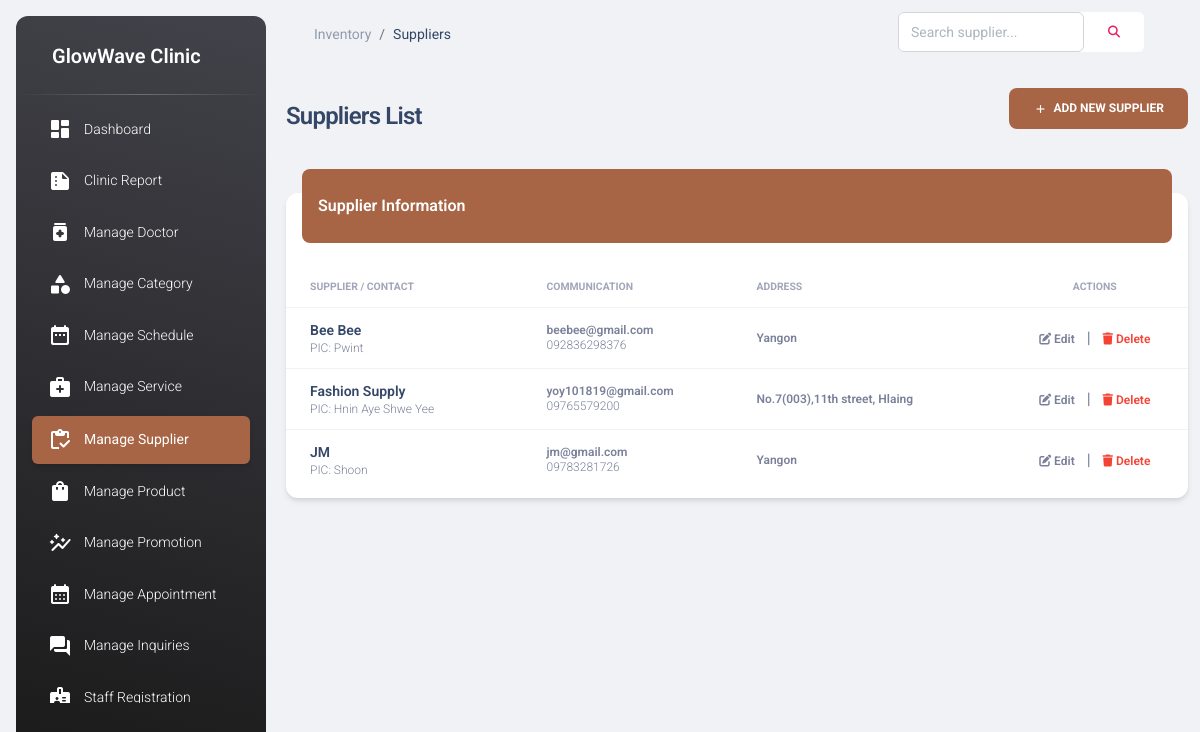
Page /pages/Supplier_Entry.php (signed in) on the committed database.
### tables this page shows
CREATE TABLE `supplier` (
  `supplierID` int(11) NOT NULL,
  `supplierName` varchar(150) NOT NULL,
  `supplierAddress` text NOT NULL,
  `supplierEmail` varchar(100) NOT NULL,
  `supplierPhone` varchar(20) NOT NULL,
  `contactName` varchar(100) NOT NULL
);

### pages/Supplier_Entry.php (the view, shortened to what this page needs)
<?php
include('connect.php');
 ?>
<!DOCTYPE html>
<html lang="en">
<head>
    <link rel="stylesheet" href="https://cdnjs.cloudflare.com/ajax/libs/font-awesome/6.5.2/css/all.min.css" />
    <link id="pagestyle" href="../assets/css/material-dashboard.css?v=3.1.0" rel="stylesheet" />
</head>
<body class="g-sidenav-show bg-gray-200">
<aside class="sidenav navbar navbar-vertical navbar-expand-xs border-0 border-radius-xl my-3 fixed-start ms-3 bg-gradient-dark" id="sidenav-main">
    <div class="sidenav-header">
        <div class="navbar-brand m-0">
            <span class="ms-1 font-weight-bold text-white" style="font-size: 20px;">GlowWave Clinic</span>
        </div>
    </div>
    <hr class="horizontal light mt-0 mb-2">
    <div class="collapse navbar-collapse w-auto" id="sidenav-collapse-main">
        <ul class="navbar-nav">
            <li class="nav-item">
                <a class="nav-link text-white" href="../pages/dashboard.php">
                    <div class="text-white text-center me-2 d-flex align-items-center justify-content-center">
                        <i class="material-icons-round opacity-10">dashboard</i>
                    </div>
                    <span class="nav-link-text ms-1">Dashboard</span>
                </a>
            </li>
            <li class="nav-item">
                <a class="nav-link text-white" href="../pages/Report_Revenue.php">
                    <div class="text-white text-center me-2 d-flex align-items-center justify-content-center">
                        <i class="material-icons-round opacity-10">summarize</i>
                    </div>
                    <span class="nav-link-text ms-1">Clinic Report</span>
                </a>
            </li>
            <li class="nav-item">
                <a class="nav-link text-white" href="../pages/Doctor_Entry.php">
                    <div class="text-white text-center me-2 d-flex align-items-center justify-content-center">
                        <i class="material-icons-round opacity-10">medication</i>
                    </div>
                    <span class="nav-link-text ms-1">Manage Doctor</span>
                </a>
            </li>
            <li class="nav-item">
                <a class="nav-link text-white" href="../pages/Category_Entry.php">
                    <div class="text-white text-center me-2 d-flex align-items-center justify-content-center">
                        <i class="material-icons-round opacity-10">category</i>
                    </div>
                    <span class="nav-link-text ms-1">Manage Category</span>
                </a>
            </li>
            <li class="nav-item">
                <a class="nav-link text-white" href="../pages/Schedule_Entry.php">
                    <div class="text-white text-center me-2 d-flex align-items-center justify-content-center">
                        <i class="material-icons-round opacity-10">date_range</i>
                    </div>
                    <span class="nav-link-text ms-1">Manage Schedule</span>
                </a>
            </li>
            <li class="nav-item">
                <a class="nav-link text-white" href="../pages/Treatment_Entry.php">
                    <div class="text-white text-center me-2 d-flex align-items-center justify-content-center">
                        <i class="material-icons-round opacity-10">medical_services</i>
                    </div>
                    <span class="nav-link-text ms-1">Manage Service</span>
                </a>
            </li>
            <li class="nav-item">
                <a class="nav-link text-white active bg-custom-brown" href="../pages/Supplier_Entry.php">
                    <div class="text-white text-center me-2 d-flex align-items-center justify-content-center">
                        <i class="material-icons-round opacity-10">inventory</i>
                    </div>
                    <span class="nav-link-text ms-1">Manage Supplier</span>
                </a>
            </li>
            <li class="nav-item">
                <a class="nav-link text-white" href="../pages/Product_Entry.php">
                    <div class="text-white text-center me-2 d-flex align-items-center justify-content-center">
                        <i class="material-icons-round opacity-10">shopping_bag</i>
                    </div>
                    <span class="nav-link-text ms-1">Manage Product</span>
                </a>
            </li>
            <li class="nav-item">
                <a class="nav-link text-white" href="../pages/Promotion_Entry.php">
                    <div class="text-white text-center me-2 d-flex align-items-center justify-content-center">
                        <i class="material-icons-round opacity-10">auto_graph</i>
                    </div>
                    <span class="nav-link-text ms-1">Manage Promotion</span>
                </a>
            </li>
            <li class="nav-item">
                <a class="nav-link text-white" href="../pages/Appointment_Manage.php">
                    <div class="text-white text-center me-2 d-flex align-items-center justify-content-center">
                        <i class="material-icons-round opacity-10">calendar_month</i>
                    </div>
                    <span class="nav-link-text ms-1">Manage Appointment</span>
                </a>
            </li>
            <li class="nav-item">
                <a class="nav-link text-white" href="../pages/Contact_Manage.php">
                    <div class="text-white text-center me-2 d-flex align-items-center justify-content-center">
                        <i class="material-icons-round opacity-10">forum</i>
                    </div>
                    <span class="nav-link-text ms-1">Manage Inquiries</span>
                </a>
            </li>
            <li class="nav-item">
                <a class="nav-link text-white" href="../pages/sign-up.php">
                    <div class="text-white text-center me-2 d-flex align-items-center justify-content-center">
                        <i class="material-icons-round opacity-10">badge</i>
                    </div>
                    <span class="nav-link-text ms-1">Staff Registration</span>
                </a>
            </li>
        </ul>
    </div>
</aside>
    <main class="main-content position-relative max-height-vh-100 h-100 border-radius-lg">
        <nav class="navbar navbar-main navbar-expand-lg px-0 mx-4 shadow-none border-radius-xl" id="navbarBlur">
            <div class="container-fluid py-1 px-3">
                <nav aria-label="breadcrumb">
                    <ol class="breadcrumb bg-transparent mb-0 pb-0 pt-1 px-0 me-sm-6 me-5">
                        <li class="breadcrumb-item text-sm"><a class="opacity-5 text-dark" href="javascript:;">Inventory</a></li>
                        <li class="breadcrumb-item text-sm text-dark active" aria-current="page">Suppliers</li>
                    </ol>
                </nav>
                <div class="ms-md-auto pe-md-3 d-flex align-items-center">
                    <form action="Supplier_Entry.php" method="POST" class="input-group input-group-outline bg-white rounded">
                        <input type="text" name="txtSearch" placeholder="Search supplier..." class="form-control">
                        <button type="submit" name="search-info" class="btn btn-link m-0"><i class="fa-solid fa-magnifying-glass"></i></button>
                    </form>
                </div>
            </div>
        </nav>
        <div class="container-fluid py-4">
            <div class="row mb-4">
                <div class="col-12 d-flex justify-content-between align-items-center">
                    <h4 class="mb-0">Suppliers List</h4>
                    <button type="button" class="btn btn-custom-brown shadow-brown" data-bs-toggle="modal" data-bs-target="#addSupplierModal">
                        <i class="material-icons text-sm">add</i>&nbsp;&nbsp;Add New Supplier
                    </button>
                </div>
            </div>
            <div class="row">
                <div class="col-12">
                    <div class="card my-4">
                        <div class="card-header p-0 position-relative mt-n4 mx-3 z-index-2">
                            <div class="bg-custom-brown shadow-brown border-radius-lg pt-4 pb-3">
                                <h6 class="text-white text-capitalize ps-3">Supplier Information</h6>
                            </div>
                        </div>
                        <div class="card-body px-0 pb-2">
                            <div class="table-responsive p-0">
                                <table class="table align-items-center mb-0">
                                    <thead>
                                        <tr>
                                            <th class="text-uppercase text-secondary text-xxs font-weight-bolder opacity-7">Supplier / Contact</th>
                                            <th class="text-uppercase text-secondary text-xxs font-weight-bolder opacity-7 ps-2">Communication</th>
                                            <th class="text-uppercase text-secondary text-xxs font-weight-bolder opacity-7 ps-2">Address</th>
                                            <th class="text-center text-uppercase text-secondary text-xxs font-weight-bolder opacity-7">Actions</th>
                                        </tr>
                                    </thead>
                                    <tbody>
                                        <?php
                                        $query_str = "SELECT * FROM supplier ORDER BY supplierID DESC";
                                        $result = mysqli_query($connect, $query_str);
                                        if(mysqli_num_rows($result) > 0) {
                                            while ($row = mysqli_fetch_array($result)) {
                                                echo "
                                                <tr>
                                                    <td>
                                                        <div class='d-flex px-3 py-1'>
                                                            <div class='d-flex flex-column justify-content-center'>
                                                                <h6 class='mb-0 text-sm'>{$row['supplierName']}</h6>
                                                                <p class='text-xs text-secondary mb-0'>PIC: {$row['contactName']}</p>
                                                            </div>
                                                        </div>
                                                    </td>
                                                    <td>
                                                        <p class='text-xs font-weight-bold mb-0'>{$row['supplierEmail']}</p>
                                                        <p class='text-xs text-secondary mb-0'>{$row['supplierPhone']}</p>
                                                    </td>
                                                    <td>
                                                        <p class='text-xs font-weight-bold mb-0'>".(strlen($row['supplierAddress']) > 35 ? substr($row['supplierAddress'], 0, 35)."..." : $row['supplierAddress'])."</p>
                                                    </td>
                                                    <td class='align-middle text-center'>
                                                        <a href='Supplier_Update.php?supplierID={$row['supplierID']}' class='text-secondary font-weight-bold text-xs'><i class='fa fa-edit'></i> Edit</a>
                                                        <span class='mx-2 text-secondary'>|</span>
                                                        <a href='Supplier_Delete.php?supplierID={$row['supplierID']}' class='text-danger font-weight-bold text-xs' onclick=\"return confirm('Are you sure?')\"><i class='fa fa-trash'></i> Delete</a>
                                                    </td>
                                                </tr>";
                                            }
                                        } else {
                                            echo "<tr><td colspan='4' class='text-center py-4 text-secondary'>No records found.</td></tr>";
                                        }
                                        ?>
                                    </tbody>
                                </table>
                            </div>
                        </div>
                    </div>
                </div>
            </div>
        </div>
    </main>
</body>
</html>

### pages/Supplier_Entry.php (style rules this page uses)
.bg-custom-brown { background-color: #A76545 !important; color: white !important; }
.btn-custom-brown { background-color: #A76545 !important; color: white !important; border: none; }

### rows in the picture
supplier: supplierName "Bee Bee", contactName "Pwint", supplierEmail "beebee@gmail.com", supplierPhone "092836298376", supplierAddress "Yangon"
supplier: supplierName "Fashion Supply", contactName "Hnin Aye Shwe Yee", supplierEmail "yoy101819@gmail.com", supplierPhone "09765579200", supplierAddress "No.7(003),11th street, Hlaing"
supplier: supplierName "JM", contactName "Shoon", supplierEmail "jm@gmail.com", supplierPhone "09783281726", supplierAddress "Yangon"
